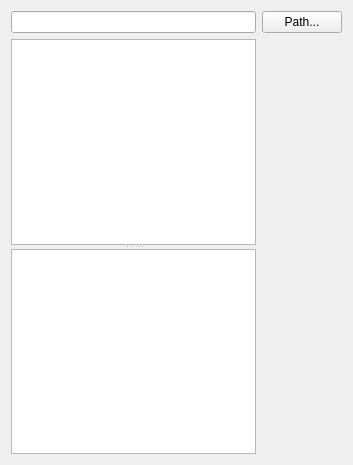
<?xml version="1.0" encoding="UTF-8"?>
<ui version="4.0">
 <class>Snippets</class>
 <widget class="QWidget" name="Snippets">
  <property name="geometry">
   <rect>
    <x>0</x>
    <y>0</y>
    <width>353</width>
    <height>465</height>
   </rect>
  </property>
  <layout class="QHBoxLayout" name="horizontalLayout">
   <item>
    <layout class="QVBoxLayout" name="verticalLayout">
     <item>
      <widget class="QLineEdit" name="ledPath">
       <property name="acceptDrops">
        <bool>false</bool>
       </property>
       <property name="frame">
        <bool>true</bool>
       </property>
       <property name="readOnly">
        <bool>true</bool>
       </property>
      </widget>
     </item>
     <item>
      <widget class="QSplitter" name="splitter">
       <property name="orientation">
        <enum>Qt::Vertical</enum>
       </property>
       <widget class="QListWidget" name="lstSnippet">
        <property name="frameShape">
         <enum>QFrame::StyledPanel</enum>
        </property>
       </widget>
       <widget class="QPlainTextEdit" name="tedSnippet">
        <property name="acceptDrops">
         <bool>false</bool>
        </property>
        <property name="undoRedoEnabled">
         <bool>false</bool>
        </property>
        <property name="lineWrapMode">
         <enum>QPlainTextEdit::NoWrap</enum>
        </property>
        <property name="readOnly">
         <bool>true</bool>
        </property>
        <property name="textInteractionFlags">
         <set>Qt::TextSelectableByKeyboard|Qt::TextSelectableByMouse</set>
        </property>
       </widget>
      </widget>
     </item>
    </layout>
   </item>
   <item>
    <layout class="QVBoxLayout" name="verticalLayout_2">
     <item>
      <widget class="QPushButton" name="btnPath">
       <property name="text">
        <string>Path...</string>
       </property>
      </widget>
     </item>
     <item>
      <spacer name="verticalSpacer">
       <property name="orientation">
        <enum>Qt::Vertical</enum>
       </property>
       <property name="sizeHint" stdset="0">
        <size>
         <width>20</width>
         <height>40</height>
        </size>
       </property>
      </spacer>
     </item>
    </layout>
   </item>
  </layout>
 </widget>
 <layoutdefault spacing="6" margin="11"/>
 <resources/>
 <connections/>
</ui>
